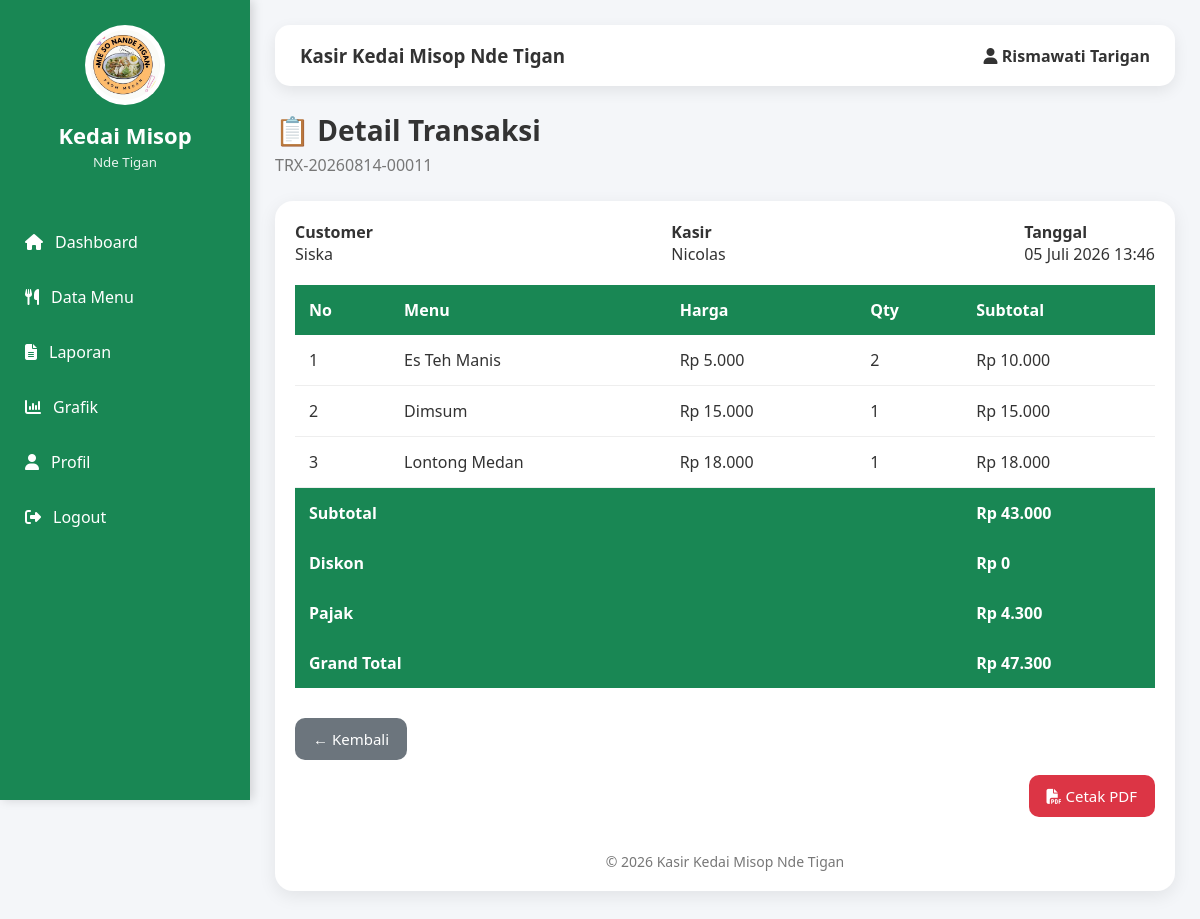
The app's page /detail_transaksi.php?id=11 (signed in) with its own data.
### tables this page shows
CREATE TABLE `transaksi` (
  `id` int(11) NOT NULL,
  `tanggal` datetime DEFAULT current_timestamp(),
  `customer` varchar(100) NOT NULL,
  `kasir` varchar(100) NOT NULL,
  `metode` enum('Tunai','QRIS','Transfer') NOT NULL,
  `subtotal` int(11) NOT NULL,
  `diskon` int(11) DEFAULT 0,
  `pajak` int(11) DEFAULT 0,
  `total` int(11) NOT NULL,
  `bayar` int(11) DEFAULT 0,
  `kembalian` int(11) DEFAULT 0
);

### includes/config.php (called while the page is built, shortened)
<?php
$conn=mysqli_connect(
    DB_HOST,
    DB_USER,
    DB_PASS,
    DB_NAME
);
function rupiah($angka){
    return "Rp ".number_format($angka,0,",",".");
}
function angka($angka){
    return number_format($angka,0,",",".");
}
function tanggalIndonesia($tanggal){
    $bulan=[
        1=>"Januari",
        "Februari",
        "Maret",
        "April",
        "Mei",
        "Juni",
        "Juli",
        "Agustus",
        "September",
        "Oktober",
        "November",
        "Desember"
    ];
    $time=strtotime($tanggal);
    $hari=date("d",$time);
    $bln=$bulan[(int)date("m",$time)];
    $tahun=date("Y",$time);
    $jam=date("H:i",$time);
    return
    $hari." ".$bln." ".$tahun." ".$jam;
}
function e($text){
    return htmlspecialchars(
        $text,
        ENT_QUOTES,
        "UTF-8"
    );
}
function kodeTransaksi($id){
    return "TRX-".date("Ymd")."-".str_pad(
        $id,
        5,
        "0",
        STR_PAD_LEFT
    );
}
function query($sql){
    global $conn;
    return mysqli_query($conn,$sql);
}
function fetch($query){
    return mysqli_fetch_assoc($query);
}
?>

### detail_transaksi.php (the view, shortened to what this page needs)
<?php
include "includes/config.php";
$id=(int)$_GET['id'];
$trx=query("
SELECT *
FROM transaksi
WHERE id='$id'
");
$data=fetch($trx);
$detail=query("
SELECT
menu.nama,
detail_transaksi.qty,
detail_transaksi.harga,
detail_transaksi.subtotal
FROM detail_transaksi
JOIN menu
ON menu.id=detail_transaksi.menu_id
WHERE transaksi_id='$id'
");
?>
<!DOCTYPE html>
<html lang="id">
<head>
<link rel="stylesheet"
href="assets/css/style.css">
<link rel="stylesheet"
href="https://cdnjs.cloudflare.com/ajax/libs/font-awesome/6.7.2/css/all.min.css">
</head>
<body>
<div class="container">
<?php include "components/sidebar.php"; ?>
<div class="content">
<?php include "components/navbar.php"; ?>
<div class="page-title">
<h2>
📋 Detail Transaksi
</h2>
<p>
<?= kodeTransaksi($id) ?>
</p>
</div>
<div class="card">
<div class="d-flex justify-between mb-2">
<div>
<b>Customer</b>
<br>
<?= e($data['customer']) ?>
</div>
<div>
<b>Kasir</b>
<br>
<?= e($data['kasir']) ?>
</div>
<div>
<b>Tanggal</b>
<br>
<?= tanggalIndonesia($data['tanggal']) ?>
</div>
</div>
<table>
<thead>
<tr>
<th>No</th>
<th>Menu</th>
<th>Harga</th>
<th>Qty</th>
<th>Subtotal</th>
</tr>
</thead>
<tbody>
<?php
$no=1;
while($row=fetch($detail)):
?>
<tr>
<td><?= $no++ ?></td>
<td><?= e($row['nama']) ?></td>
<td><?= rupiah($row['harga']) ?></td>
<td><?= angka($row['qty']) ?></td>
<td><?= rupiah($row['subtotal']) ?></td>
</tr>
<?php endwhile; ?>
</tbody>
<tfoot>
<tr>
<th colspan="4">
Subtotal
</th>
<th>
<?= rupiah($data['subtotal']) ?>
</th>
</tr>
<tr>
<th colspan="4">
Diskon
</th>
<th>
<?= rupiah($data['diskon']) ?>
</th>
</tr>
<tr>
<th colspan="4">
Pajak
</th>
<th>
<?= rupiah($data['pajak']) ?>
</th>
</tr>
<tr>
<th colspan="4">
Grand Total
</th>
<th>
<?= rupiah($data['total']) ?>
</th>
</tr>
</tfoot>
</table>
<div class="mt-3">
<a
href="laporan.php"
class="btn btn-secondary">
← Kembali
</a>
 <div style="margin-top:15px; text-align:right;">
    <a
    href="struk.php?id=<?= $id ?>"
    class="btn btn-danger"
    target="_blank">
        <i class="fa-solid fa-file-pdf"></i>
        Cetak PDF
    </a>
</div>
</div>
<div class="footer">
© <?= date("Y") ?>
<?= APP_NAME ?>
</div>
</div>
</div>
</body>
</html>

### assets/css/style.css (style rules this page uses)
* { margin:0; padding:0; box-sizing:border-box; font-family:'Segoe UI',sans-serif; }
body { background:#f4f6f9; color:#333; }
a { text-decoration:none; color:inherit; }
.container { display:flex; min-height:100vh; }
.content { flex:1; margin-left:250px; padding:25px; transition:.3s; }
.page-title { margin-bottom:25px; }
.page-title h2 { font-size:28px; margin-bottom:5px; }
.page-title p { color:#777; }
.card { background:#fff; padding:20px; border-radius:18px; box-shadow:0 5px 18px rgba(0,0,0,.08); margin-bottom:20px; }
table { width:100%; border-collapse:collapse; }
table th { background:#198754; color:white; padding:14px; text-align:left; }
table td { padding:14px; border-bottom:1px solid #eee; }
.btn { display:inline-block; border:none; border-radius:10px; padding:11px 18px; cursor:pointer; transition:.3s; font-size:15px; }
.btn-secondary { background:#6c757d; color:white; }
.btn-danger { background:#dc3545; color:white; }
.mt-3 { margin-top:30px; }
.mb-2 { margin-bottom:20px; }
.d-flex { display:flex; }
.justify-between { justify-content:space-between; }
.footer { margin-top:35px; text-align:center; color:#777; font-size:14px; }

### records on screen
transaksi: customer "Siska", kasir "Nicolas", tanggal "05 Juli 2026 13:46", subtotal "Rp 43.000", diskon "Rp 0", pajak "Rp 4.300", total "Rp 47.300"

### other values on screen
APP_NAME "Kasir Kedai Misop Nde Tigan"
$_SESSION['nama'] "Rismawati Tarigan"
kodeTransaksi($id) "TRX-20260814-00011"
$row['nama'] "Es Teh Manis"
rupiah($row['harga']) "Rp 5.000"
angka($row['qty']) "2"
rupiah($row['subtotal']) "Rp 10.000"
$row['nama'] "Dimsum"
rupiah($row['harga']) "Rp 15.000"
angka($row['qty']) "1"
rupiah($row['subtotal']) "Rp 15.000"
$row['nama'] "Lontong Medan"
rupiah($row['harga']) "Rp 18.000"
rupiah($row['subtotal']) "Rp 18.000"
